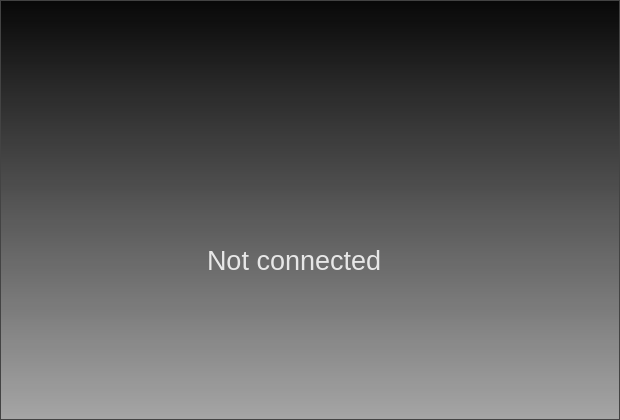
<?xml version="1.0" encoding="UTF-8"?>
<ui version="4.0">
 <class>Sn3DCamerWidget</class>
 <widget class="QWidget" name="Sn3DCamerWidget">
  <property name="geometry">
   <rect>
    <x>0</x>
    <y>0</y>
    <width>620</width>
    <height>420</height>
   </rect>
  </property>
  <property name="windowTitle">
   <string>Sn3DCamerWidget</string>
  </property>
  <property name="styleSheet">
   <string notr="true"/>
  </property>
  <layout class="QVBoxLayout" name="verticalLayout_3">
   <property name="spacing">
    <number>0</number>
   </property>
   <property name="leftMargin">
    <number>0</number>
   </property>
   <property name="topMargin">
    <number>0</number>
   </property>
   <property name="rightMargin">
    <number>0</number>
   </property>
   <property name="bottomMargin">
    <number>0</number>
   </property>
   <item>
    <widget class="QLabel" name="label_img">
     <property name="sizePolicy">
      <sizepolicy hsizetype="Preferred" vsizetype="Preferred">
       <horstretch>0</horstretch>
       <verstretch>0</verstretch>
      </sizepolicy>
     </property>
     <property name="maximumSize">
      <size>
       <width>9999</width>
       <height>0</height>
      </size>
     </property>
     <property name="text">
      <string>TextLabel</string>
     </property>
    </widget>
   </item>
   <item>
    <widget class="QWidget" name="widget_back" native="true">
     <property name="styleSheet">
      <string notr="true">#widget_back{background-color: qlineargradient(spread:pad, x1:0, y1:0, x2:0, y2:1, stop:0 rgba(8, 8, 8, 255), stop:1 rgba(32, 32, 32, 90));
 border-width: 1px;
     border-style: solid;
     border-color: #434343;

}</string>
     </property>
     <layout class="QHBoxLayout" name="horizontalLayout_2">
      <property name="spacing">
       <number>0</number>
      </property>
      <property name="leftMargin">
       <number>0</number>
      </property>
      <property name="topMargin">
       <number>0</number>
      </property>
      <property name="rightMargin">
       <number>0</number>
      </property>
      <property name="bottomMargin">
       <number>0</number>
      </property>
      <item>
       <spacer name="horizontalSpacer_3">
        <property name="orientation">
         <enum>Qt::Horizontal</enum>
        </property>
        <property name="sizeHint" stdset="0">
         <size>
          <width>193</width>
          <height>20</height>
         </size>
        </property>
       </spacer>
      </item>
      <item>
       <layout class="QVBoxLayout" name="verticalLayout_2">
        <property name="spacing">
         <number>0</number>
        </property>
        <item>
         <spacer name="verticalSpacer">
          <property name="orientation">
           <enum>Qt::Vertical</enum>
          </property>
          <property name="sizeHint" stdset="0">
           <size>
            <width>20</width>
            <height>40</height>
           </size>
          </property>
         </spacer>
        </item>
        <item>
         <layout class="QVBoxLayout" name="verticalLayout">
          <property name="spacing">
           <number>0</number>
          </property>
          <item>
           <layout class="QHBoxLayout" name="horizontalLayout">
            <property name="spacing">
             <number>0</number>
            </property>
            <item>
             <spacer name="horizontalSpacer">
              <property name="orientation">
               <enum>Qt::Horizontal</enum>
              </property>
              <property name="sizeHint" stdset="0">
               <size>
                <width>40</width>
                <height>20</height>
               </size>
              </property>
             </spacer>
            </item>
            <item>
             <widget class="QLabel" name="labelImage">
              <property name="sizePolicy">
               <sizepolicy hsizetype="Expanding" vsizetype="Expanding">
                <horstretch>0</horstretch>
                <verstretch>0</verstretch>
               </sizepolicy>
              </property>
              <property name="minimumSize">
               <size>
                <width>100</width>
                <height>100</height>
               </size>
              </property>
              <property name="maximumSize">
               <size>
                <width>100</width>
                <height>100</height>
               </size>
              </property>
              <property name="styleSheet">
               <string notr="true">border-image: url(:/images/notconnect_normal.png);</string>
              </property>
              <property name="text">
               <string/>
              </property>
              <property name="scaledContents">
               <bool>false</bool>
              </property>
             </widget>
            </item>
            <item>
             <spacer name="horizontalSpacer_2">
              <property name="orientation">
               <enum>Qt::Horizontal</enum>
              </property>
              <property name="sizeHint" stdset="0">
               <size>
                <width>40</width>
                <height>20</height>
               </size>
              </property>
             </spacer>
            </item>
           </layout>
          </item>
          <item>
           <widget class="QLabel" name="label_2">
            <property name="maximumSize">
             <size>
              <width>16777215</width>
              <height>50</height>
             </size>
            </property>
            <property name="sizeIncrement">
             <size>
              <width>0</width>
              <height>50</height>
             </size>
            </property>
            <property name="baseSize">
             <size>
              <width>0</width>
              <height>50</height>
             </size>
            </property>
            <property name="font">
             <font>
              <pointsize>20</pointsize>
             </font>
            </property>
            <property name="styleSheet">
             <string notr="true">color: rgb(231, 231, 231);</string>
            </property>
            <property name="text">
             <string>Not connected</string>
            </property>
           </widget>
          </item>
         </layout>
        </item>
        <item>
         <spacer name="verticalSpacer_2">
          <property name="orientation">
           <enum>Qt::Vertical</enum>
          </property>
          <property name="sizeHint" stdset="0">
           <size>
            <width>20</width>
            <height>40</height>
           </size>
          </property>
         </spacer>
        </item>
       </layout>
      </item>
      <item>
       <spacer name="horizontalSpacer_4">
        <property name="orientation">
         <enum>Qt::Horizontal</enum>
        </property>
        <property name="sizeHint" stdset="0">
         <size>
          <width>193</width>
          <height>20</height>
         </size>
        </property>
       </spacer>
      </item>
     </layout>
    </widget>
   </item>
  </layout>
 </widget>
 <layoutdefault spacing="6" margin="11"/>
 <resources>
  <include location="../images.qrc"/>
 </resources>
 <connections/>
</ui>
